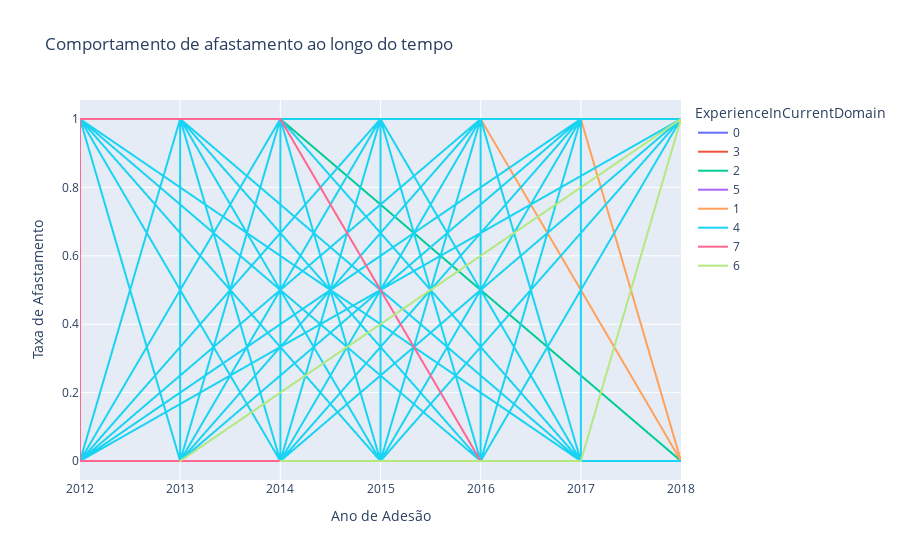

Write notebook code for a chart like this one.
### Markdown cell above
Para identificar padrões no comportamento de afastamento entre os funcionários, um gráfico de linha ou um gráfico de barras empilhadas ao longo do tempo pode ser uma escolha adequada. Esses tipos de gráficos podem ajudar a mostrar tendências ao longo do tempo e como o comportamento de afastamento pode variar

### Code cell
# Gráfico de linha
fig = px.line(
    df, x='JoiningYear', y='LeaveOrNot',
    title='Comportamento de afastamento ao longo do tempo',color='ExperienceInCurrentDomain',
    labels={'JoiningYear': 'Ano de Adesão', 'LeaveOrNot': 'Taxa de Afastamento'}
)
fig.show()

### Figure 1 — Plotly figure (JSON) as saved in the notebook; plotly's stock layout.template omitted (floating-point values rounded to 4 significant figures; data arrays with more than 128 entries replaced by an {"elided": "..."} marker saying what was removed)
{"data": [{"hovertemplate": "ExperienceInCurrentDomain=0<br>Ano de Adesão=%{x}<br>Taxa de Afastamento=%{y}<extra></extra>", "legendgroup": "0", "line": {"color": "#636efa", "dash": "solid"}, "marker": {"symbol": "circle"}, "mode": "lines", "name": "0", "showlegend": true, "type": "scattergl", "x": {"elided": "355 int values"}, "xaxis": "x", "y": {"elided": "355 int values"}, "yaxis": "y"}, {"hovertemplate": "ExperienceInCurrentDomain=3<br>Ano de Adesão=%{x}<br>Taxa de Afastamento=%{y}<extra></extra>", "legendgroup": "3", "line": {"color": "#EF553B", "dash": "solid"}, "marker": {"symbol": "circle"}, "mode": "lines", "name": "3", "showlegend": true, "type": "scattergl", "x": {"elided": "786 int values"}, "xaxis": "x", "y": {"elided": "786 int values"}, "yaxis": "y"}, {"hovertemplate": "ExperienceInCurrentDomain=2<br>Ano de Adesão=%{x}<br>Taxa de Afastamento=%{y}<extra></extra>", "legendgroup": "2", "line": {"color": "#00cc96", "dash": "solid"}, "marker": {"symbol": "circle"}, "mode": "lines", "name": "2", "showlegend": true, "type": "scattergl", "x": {"elided": "1087 int values"}, "xaxis": "x", "y": {"elided": "1087 int values"}, "yaxis": "y"}, {"hovertemplate": "ExperienceInCurrentDomain=5<br>Ano de Adesão=%{x}<br>Taxa de Afastamento=%{y}<extra></extra>", "legendgroup": "5", "line": {"color": "#ab63fa", "dash": "solid"}, "marker": {"symbol": "circle"}, "mode": "lines", "name": "5", "showlegend": true, "type": "scattergl", "x": {"elided": "919 int values"}, "xaxis": "x", "y": {"elided": "919 int values"}, "yaxis": "y"}, {"hovertemplate": "ExperienceInCurrentDomain=1<br>Ano de Adesão=%{x}<br>Taxa de Afastamento=%{y}<extra></extra>", "legendgroup": "1", "line": {"color": "#FFA15A", "dash": "solid"}, "marker": {"symbol": "circle"}, "mode": "lines", "name": "1", "showlegend": true, "type": "scattergl", "x": {"elided": "558 int values"}, "xaxis": "x", "y": {"elided": "558 int values"}, "yaxis": "y"}, {"hovertemplate": "ExperienceInCurrentDomain=4<br>Ano de Adesão=%{x}<br>Taxa de Afastamento=%{y}<extra></extra>", "legendgroup": "4", "line": {"color": "#19d3f3", "dash": "solid"}, "marker": {"symbol": "circle"}, "mode": "lines", "name": "4", "showlegend": true, "type": "scattergl", "x": {"elided": "931 int values"}, "xaxis": "x", "y": {"elided": "931 int values"}, "yaxis": "y"}, {"hovertemplate": "ExperienceInCurrentDomain=7<br>Ano de Adesão=%{x}<br>Taxa de Afastamento=%{y}<extra></extra>", "legendgroup": "7", "line": {"color": "#FF6692", "dash": "solid"}, "marker": {"symbol": "circle"}, "mode": "lines", "name": "7", "showlegend": true, "type": "scattergl", "x": [2016, 2016, 2014, 2014, 2012, 2012, 2015, 2016, 2015], "xaxis": "x", "y": [0, 0, 1, 1, 1, 0, 0, 0, 0], "yaxis": "y"}, {"hovertemplate": "ExperienceInCurrentDomain=6<br>Ano de Adesão=%{x}<br>Taxa de Afastamento=%{y}<extra></extra>", "legendgroup": "6", "line": {"color": "#B6E880", "dash": "solid"}, "marker": {"symbol": "circle"}, "mode": "lines", "name": "6", "showlegend": true, "type": "scattergl", "x": [2016, 2014, 2017, 2017, 2018, 2018, 2013, 2013], "xaxis": "x", "y": [0, 0, 0, 0, 1, 1, 0, 0], "yaxis": "y"}], "layout": {"legend": {"title": {"text": "ExperienceInCurrentDomain"}, "tracegroupgap": 0}, "title": {"text": "Comportamento de afastamento ao longo do tempo"}, "xaxis": {"anchor": "y", "domain": [0, 1], "title": {"text": "Ano de Adesão"}}, "yaxis": {"anchor": "x", "domain": [0, 1], "title": {"text": "Taxa de Afastamento"}}}}
